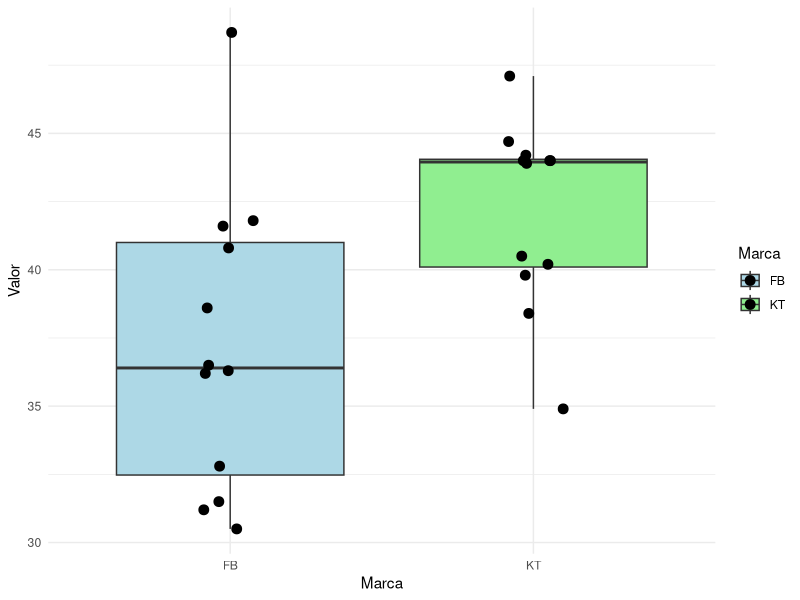

R code for this plot:
## ---- chunk 1
knitr::opts_chunk$set(echo = TRUE, comment = NA)
## ---- chunk 2
prop.test(3,40, p=0.05, alternative ="less")
## ---- chunk 3
FB =c(41.8, 41.6, 31.5, 48.7, 40.8, 31.2, 36.5, 36.2, 32.8, 36.3, 38.6, 30.5)
KT =c(40.5, 38.4, 44.0, 34.9, 44.0, 44.7, 44.0, 47.1, 39.8, 43.9, 44.2, 40.2)
## ---- chunk 4
# Cargar la librería ggplot2
library(ggplot2)

# Crear un data frame con los datos
data <- data.frame(Marca = rep(c("FB", "KT"), each = 12),
                   Valor = c(41.8, 41.6, 31.5, 48.7, 40.8, 31.2, 36.5, 36.2, 32.8, 36.3, 38.6, 30.5,
                            40.5, 38.4, 44.0, 34.9, 44.0, 44.7, 44.0, 47.1, 39.8, 43.9, 44.2, 40.2))

# Crear el boxplot con ggplot2
ggplot(data, aes(x = Marca, y = Valor, fill = Marca)) +
  geom_boxplot() +
  geom_point(position = position_jitterdodge(jitter.width = 0.2), size = 3) +
  labs(x = "Marca", y = "Valor") +
  scale_fill_manual(values = c("FB" = "lightblue", "KT" = "lightgreen")) +
  theme_minimal()



